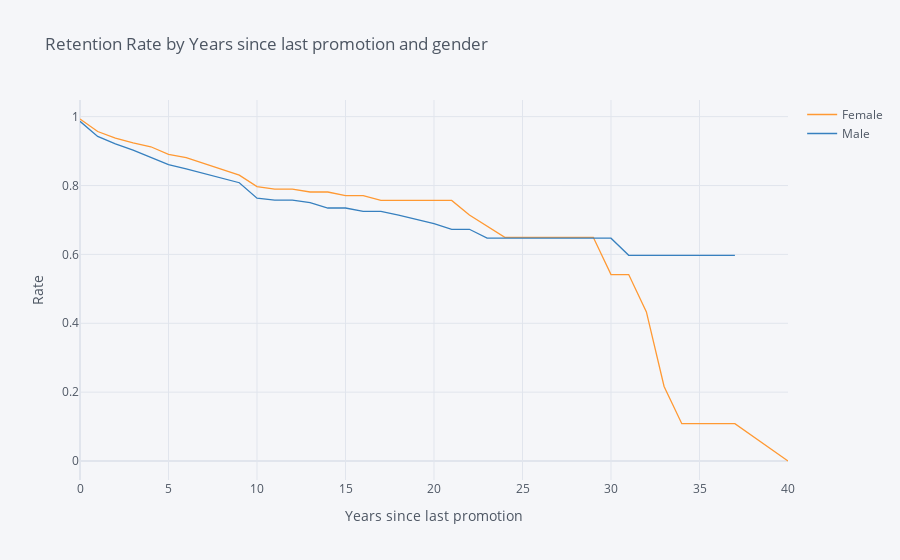

Notebook code cell kept with this figure:
### Markdown cell above
## 2. Compare the plot above with one that plots employee retention rates by gender over the number of years the employee has been working for the company.

### Code cell
employee_age = survival(data,'Gender','YearsAtCompany','Attrition')
employee_age.iplot(kind='line',xTitle='Years since last promotion',yTitle='Rate', 
                     title='Retention Rate by Years since last promotion and gender')

### Figure 1 — Plotly figure (JSON) as saved in the notebook; plotly's stock layout.template omitted (floating-point values rounded to 4 significant figures)
{"data": [{"line": {"color": "rgba(255, 153, 51, 1.0)", "dash": "solid", "shape": "linear", "width": 1.3}, "mode": "lines", "name": "Female", "text": "", "type": "scatter", "x": [0, 1, 2, 3, 4, 5, 6, 7, 8, 9, 10, 11, 12, 13, 14, 15, 16, 17, 18, 19, 20, 21, 22, 23, 24, 25, 26, 27, 29, 30, 31, 32, 33, 34, 36, 37, 40], "y": [0.9932, 0.9568, 0.938, 0.9239, 0.9126, 0.8906, 0.8813, 0.8642, 0.8487, 0.8303, 0.7969, 0.7898, 0.7898, 0.7812, 0.7812, 0.7704, 0.7704, 0.7566, 0.7566, 0.7566, 0.7566, 0.7566, 0.7146, 0.6821, 0.6496, 0.6496, 0.6496, 0.6496, 0.6496, 0.5414, 0.5414, 0.4331, 0.2165, 0.1083, 0.1083, 0.1083, 0]}, {"line": {"color": "rgba(55, 128, 191, 1.0)", "dash": "solid", "shape": "linear", "width": 1.3}, "mode": "lines", "name": "Male", "text": "", "type": "scatter", "x": [0, 1, 2, 3, 4, 5, 6, 7, 8, 9, 10, 11, 12, 13, 14, 15, 16, 17, 18, 19, 20, 21, 22, 23, 24, 25, 26, 27, 29, 30, 31, 32, 33, 34, 36, 37, 40], "y": [0.9864, 0.9425, 0.921, 0.9029, 0.8815, 0.861, 0.8483, 0.8342, 0.8206, 0.8081, 0.7634, 0.7577, 0.7577, 0.7506, 0.7347, 0.7347, 0.725, 0.725, 0.714, 0.7021, 0.6894, 0.6729, 0.6729, 0.6471, 0.6471, 0.6471, 0.6471, 0.6471, 0.6471, 0.6471, 0.5973, 0.5973, 0.5973, 0.5973, 0.5973, 0.5973, ""]}], "layout": {"legend": {"bgcolor": "#F5F6F9", "font": {"color": "#4D5663"}}, "paper_bgcolor": "#F5F6F9", "plot_bgcolor": "#F5F6F9", "title": {"font": {"color": "#4D5663"}, "text": "Retention Rate by Years since last promotion and gender"}, "xaxis": {"gridcolor": "#E1E5ED", "showgrid": true, "tickfont": {"color": "#4D5663"}, "title": {"font": {"color": "#4D5663"}, "text": "Years since last promotion"}, "zerolinecolor": "#E1E5ED"}, "yaxis": {"gridcolor": "#E1E5ED", "showgrid": true, "tickfont": {"color": "#4D5663"}, "title": {"font": {"color": "#4D5663"}, "text": "Rate"}, "zerolinecolor": "#E1E5ED"}}}
